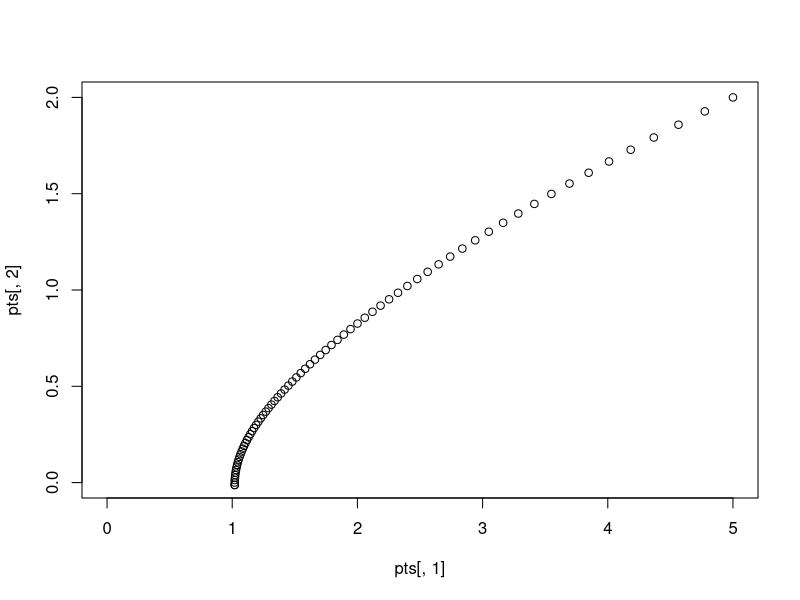

Generate this figure with R: (Note: this script raises an error after producing the figure.)
install.packages("pracma")
library(pracma)
Jacobian2 = function(f,x0,h=1E-4){
  jax = matrix(0,nrow=2,ncol=2)
  xph = c(x0[1]+h,x0[2]);xmh=c(x0[1]-h,x0[2])
  yph = c(x0[1],x0[2]+h);ymh=c(x0[1],x0[2]-h)
  jax[,1]=(f(xph)-f(xmh))/(2*h)
  jax[,2]=(f(yph)-f(ymh))/(2*h)            
  return(jax)
}
norm2 = function(v){sqrt(v[1]^2+v[2]^2)}
zeros = function(f,x0,h=1E-4,tol=1E-4){
  i = 1
  p=c(1,1)
  while (norm2(p)>tol & i<100){
    p = solve(Jacobian2(f,x0),-f(x0)) # linear algebra step
    x0 = x0+p
    #print(i)
    #print(x0)
    i=i+1
  }
  return(x0)
}
path = function(f,x0,deltat=0.01,N=1000,tol=1E-4){
  points=matrix(0,ncol=2)
  points[1,] = x0
  n = 0
  p = c(1,1)
  while(norm2(p)>tol & n<N){
    n=n+1
    p = f(x0)*deltat
    x0=x0+p
    points = rbind(points,x0)
  }
  
  rownames(points)=0:n
  return(points)
}

##Question 1a)

lambda=3
w=0.25
f=function(x){c((-w*lambda*0.05*x[2]-lambda*(0.005)*x[1]*x[2])*((x[1]>0)*(x[2]>0)),
                 (-w*0.05*x[1]-0.005*x[2])*((x[1]>0)*(x[2]>0)))}
pts=path(f,c(5,2),deltat=1)
plot(pts[,1],pts[,2],xlim=c(0,5),ylim=c(0,2))

'**ANS**
With lamda=3 and w=0.25, starting with 5 red divisions and 2 blue divisions, Red wins in 39 hours with 2.2
remaining divisions.
'

##Question 1b)

dds=function(w, lambda){
  f=function(x){c((-w*lambda*0.05*x[2]-lambda*(0.005)*x[1]*x[2])*((x[1]>0)*(x[2]>0)),
                  (-w*0.05*x[1]-0.005*x[2])*((x[1]>0)*(x[2]>0)))}
  x=c(5,2)
  pts=path(f,x,deltat=1)
  N=length(pts[,1])
  if (pts[N,1]>pts[N,2]){
    winner="R"
    hours=min(which(pts[,2]<0))-1
    forces=as.numeric(round(pts[N,1],1))
  }
  else{
    winner="B"
    hours=min(which(pts[,1]<0))-1
    forces=as.numeric(round(pts[N,2],1))
  }
  return(list(winner=winner,hours=hours,forces=forces))
}
w=c(0.1,0.2,0.25,0.5,0.75,0.9)
ans.winner=0
ans.hours=0
ans.forces=0
l=length(w)
i=6
while (i >=0){
  res=dds(w[i],3)
  ans.winner[i]=res$winner
  ans.hours[i]=res$hours
  ans.forces[i]=res$forces
  i=i-1
}
result=data.frame(weather=w,winner=ans.winner,hours=ans.hours,forces=ans.forces)
print(result)



##question 1c)
"**ANS**
Red benefits from good weather while Blue benefits from bad weather. Because of this, it would be expected that red
attacks during good weather"


##question 1d)
w=c(0.1,0.2,0.5,0.75,0.9)
lam=c(1.5,2.0,3.0,4.0,5.0)
ans.winner=0
ans.hours=0
ans.forces=0
ans.cond1=0;ans.cond2=0
N=length(w)
for (i in N){
  for(j in l:length(lam)){
    res=dds(w[i],lam[j])
    idx=N*(i-1)+j
    ans.cond1[idx]=w[i]
    ans.cond2[idx]=lam[j]
    ans.winner[idx]=res$winner
    ans.hours[idx]=res$hours
    ans.forces[idx]=res$forces
  } 
}

result=data.frame(weather=ans.cond1,eff=ans.cond2,winner=ans.winner, hours=ans.hours, forces=ans.forces)
print(result[which(result$eff==5),])
print (result)

"**ANS**
The conclusion made in part c holds true as lambda changes. Even when firepower and weapon superiority is equal between Red and Blue,
weather is still the deciding factor in which Red wins when there is good weather and Blue wins if there is bad weather."

